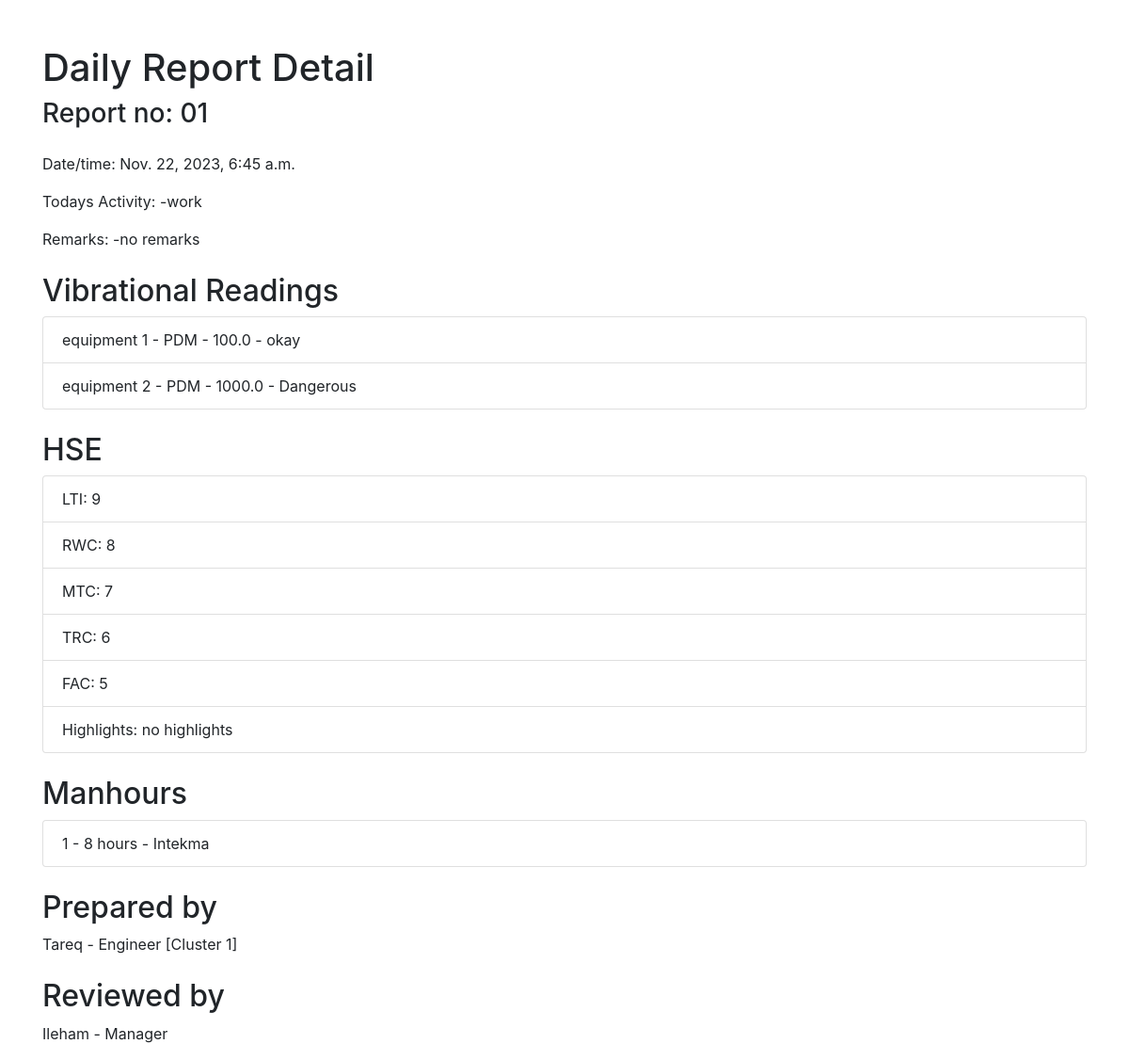
Page /dr/daily_report/1/ on the committed database.
### dr/models.py (models this page shows, shortened)
class DailyReport(models.Model):
    vibrational_reading = models.ManyToManyField(VibrationalReading, null=True, blank=True, related_name='vibrational_reading')
    prepared_by = models.ForeignKey(User, on_delete=models.SET_NULL, null=True, related_name='prepared_reports')
    reviewed_by = models.ForeignKey(User, on_delete=models.SET_NULL, null=True, related_name='reviewed_reports')
    report_no = models.CharField(max_length=255)
    date_time = models.DateTimeField(default=timezone.now)
    todays_activity = models.TextField()
    remarks = models.TextField()
    is_approved = models.BooleanField(default=False)
    is_submitted = models.BooleanField(default=False)
    is_rejected = models.BooleanField(default=False)

class VibrationalReading(models.Model):
    equipment = models.ForeignKey(Equipment, on_delete=models.CASCADE)
    remark = models.TextField()
    category = models.CharField(max_length=255)
    status = models.CharField(max_length=255)
    reading = models.FloatField(null=True, blank=True)
    date_time = models.DateTimeField(default=timezone.now)

class Equipment(models.Model):
    name = models.CharField(max_length=255)
    area = models.ForeignKey(Area, on_delete=models.CASCADE)
    is_running = models.BooleanField(default=True)

class HSE(models.Model):
    daily_report = models.ForeignKey(DailyReport, on_delete=models.CASCADE)
    HSE_id = models.IntegerField()
    LTI = models.IntegerField()
    RWC = models.IntegerField()
    MTC = models.IntegerField()
    TRC = models.IntegerField()
    FAC = models.IntegerField()
    Highlights = models.TextField()

class Manhour(models.Model):
    daily_report = models.ForeignKey(DailyReport, on_delete=models.CASCADE)
    manpower = models.CharField(max_length=255)
    manhours = models.IntegerField()
    contractor = models.CharField(max_length=255)
    total_LTI = models.IntegerField()  # Assuming total_LTI is an integer, adjust if different

class User(models.Model):
    name = models.CharField(max_length=255)
    title = models.CharField(max_length=255)
    qualification = models.CharField(max_length=255)
    cluster = models.ForeignKey(Cluster, on_delete=models.CASCADE, null=True, blank=True)
    is_approver = models.BooleanField(default=False)
    def __str__(self):
        if self.cluster is None:
            return self.name+' - '+self.title
        else:
            return self.name+' - '+self.title+' ['+self.cluster.__str__()+']'

class Cluster(models.Model):
    name = models.CharField(max_length=255)
    def __str__(self):
        return self.name

### dr/views.py (the view)
# urls.py: path('daily_report/<int:pk>/', DailyReportDetailView.as_view()),
class DailyReportDetailView(DetailView):
    model = DailyReport
    template_name = 'daily_report_detail.html'
    context_object_name = 'daily_report'

### dr/templates/daily_report_detail.html (shortened to what this page needs)
<!DOCTYPE html>
<html lang="en">
    <head>
        <link rel="stylesheet"
              href="https://stackpath.bootstrapcdn.com/bootstrap/4.3.1/css/bootstrap.min.css"
>
    </head>
    <body>
        <div class="container mt-5">
            <h1>Daily Report Detail</h1>
            <h3 class="mb-4">Report no: {{ daily_report.report_no }}</h3>
            <p>Date/time: {{ daily_report.date_time }}</p>
            <p>Todays Activity: {{ daily_report.todays_activity }}</p>
            <p>Remarks: {{ daily_report.remarks }}</p>
            <div class="mt-4">
                <h2>Vibrational Readings</h2>
                <ul class="list-group">
                    {% for reading in daily_report.vibrational_reading.all %}
                        <li class="list-group-item">
                            {{ reading.equipment.name }} - {{ reading.category }} - {{ reading.reading }} - {{ reading.status }}
                        </li>
                    {% endfor %}
                </ul>
            </div>
            <div class="mt-4">
                <h2>HSE</h2>
                <ul class="list-group">
                    {% for hse in daily_report.hse_set.all %}
                        <li class="list-group-item">LTI: {{ hse.LTI }}</li>
                        <li class="list-group-item">RWC: {{ hse.RWC }}</li>
                        <li class="list-group-item">MTC: {{ hse.MTC }}</li>
                        <li class="list-group-item">TRC: {{ hse.TRC }}</li>
                        <li class="list-group-item">FAC: {{ hse.FAC }}</li>
                        <li class="list-group-item">Highlights: {{ hse.Highlights }}</li>
                    {% endfor %}
                </ul>
            </div>
            <div class="mt-4">
                <h2>Manhours</h2>
                <ul class="list-group">
                    {% for manhour in daily_report.manhour_set.all %}
                        <li class="list-group-item">{{ manhour.manpower }} - {{ manhour.manhours }} hours - {{ manhour.contractor }}</li>
                    {% endfor %}
                </ul>
            </div>
            <div class="mt-4">
                <h2>Prepared by</h2>
                <p>{{ daily_report.prepared_by }}</p>
            </div>
            <div class="mt-4">
                <h2>Reviewed by</h2>
                <p>{{ daily_report.reviewed_by }}</p>
            </div>
        </div>
    </body>
</html>

### rows in the picture
DailyReport: report_no "01", date_time "Nov. 22, 2023, 6:45 a.m.", todays_activity "-work", remarks "-no remarks", prepared_by "Tareq - Engineer [Cluster 1]", reviewed_by "Ileham - Manager"
VibrationalReading: equipment.name "equipment 1", category "PDM", reading "100.0", status "okay"
VibrationalReading: equipment.name "equipment 2", category "PDM", reading "1000.0", status "Dangerous"
HSE: LTI "9", RWC "8", MTC "7", TRC "6", FAC "5", Highlights "no highlights"
Manhour: manpower "1", manhours "8", contractor "Intekma"
